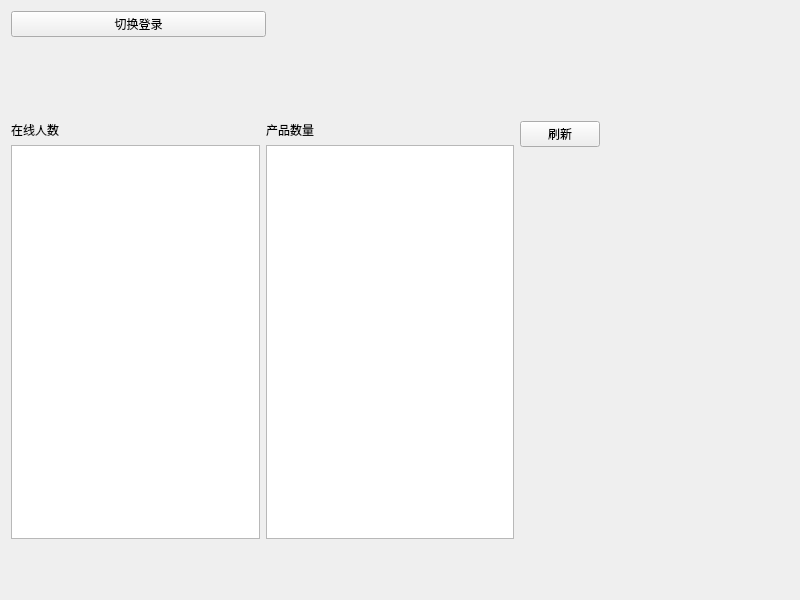
<?xml version="1.0" encoding="UTF-8"?>
<ui version="4.0">
 <class>window_main</class>
 <widget class="QWidget" name="window_main">
  <property name="geometry">
   <rect>
    <x>0</x>
    <y>0</y>
    <width>800</width>
    <height>600</height>
   </rect>
  </property>
  <property name="windowTitle">
   <string>Form</string>
  </property>
  <layout class="QGridLayout" name="gridLayout">
   <item row="1" column="0">
    <layout class="QVBoxLayout" name="verticalLayout" stretch="2,8">
     <property name="bottomMargin">
      <number>50</number>
     </property>
     <item>
      <layout class="QHBoxLayout" name="horizontalLayout">
       <item>
        <layout class="QGridLayout" name="gridLayout_2">
         <item row="0" column="1">
          <widget class="QLabel" name="label_3">
           <property name="text">
            <string/>
           </property>
          </widget>
         </item>
         <item row="1" column="0">
          <widget class="QLabel" name="label">
           <property name="text">
            <string/>
           </property>
          </widget>
         </item>
         <item row="0" column="2">
          <widget class="QLabel" name="label_4">
           <property name="text">
            <string/>
           </property>
          </widget>
         </item>
         <item row="0" column="0">
          <widget class="QPushButton" name="pushButton_changlogin">
           <property name="text">
            <string>切换登录</string>
           </property>
          </widget>
         </item>
         <item row="2" column="1">
          <widget class="QLabel" name="label_6">
           <property name="text">
            <string/>
           </property>
          </widget>
         </item>
         <item row="1" column="1">
          <widget class="QLabel" name="label_2">
           <property name="text">
            <string/>
           </property>
          </widget>
         </item>
         <item row="2" column="2">
          <widget class="QLabel" name="label_7">
           <property name="text">
            <string/>
           </property>
          </widget>
         </item>
        </layout>
       </item>
      </layout>
     </item>
     <item>
      <layout class="QHBoxLayout" name="horizontalLayout_3" stretch="1,1,1">
       <property name="rightMargin">
        <number>20</number>
       </property>
       <item>
        <layout class="QVBoxLayout" name="verticalLayout_3">
         <item>
          <widget class="QLabel" name="label_9">
           <property name="text">
            <string>在线人数</string>
           </property>
          </widget>
         </item>
         <item>
          <widget class="QListWidget" name="listWidget_user"/>
         </item>
        </layout>
       </item>
       <item>
        <layout class="QVBoxLayout" name="verticalLayout_4">
         <item>
          <widget class="QLabel" name="label_11">
           <property name="text">
            <string>产品数量</string>
           </property>
          </widget>
         </item>
         <item>
          <widget class="QListWidget" name="listWidget_2"/>
         </item>
        </layout>
       </item>
       <item>
        <layout class="QVBoxLayout" name="verticalLayout_2">
         <property name="bottomMargin">
          <number>50</number>
         </property>
         <item alignment="Qt::AlignLeft">
          <widget class="QPushButton" name="pushButton_refresh_information">
           <property name="text">
            <string>刷新</string>
           </property>
          </widget>
         </item>
         <item>
          <widget class="QLabel" name="label_8">
           <property name="text">
            <string/>
           </property>
          </widget>
         </item>
         <item>
          <widget class="QLabel" name="label_show_netstation">
           <property name="text">
            <string/>
           </property>
          </widget>
         </item>
        </layout>
       </item>
      </layout>
     </item>
    </layout>
   </item>
  </layout>
 </widget>
 <resources/>
 <connections/>
</ui>
